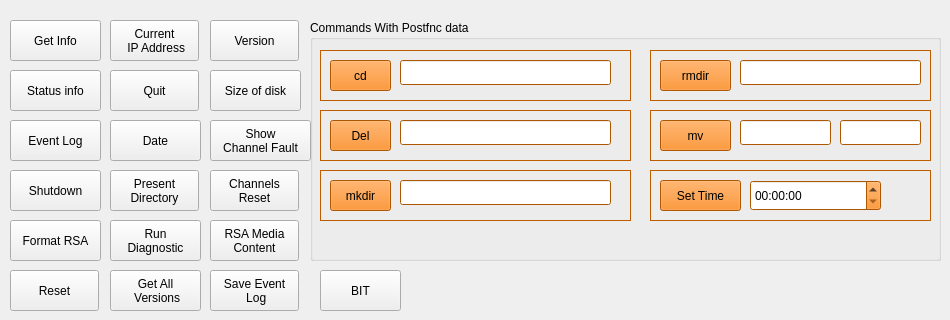
    <widget class="QWidget" name="ControlCommand">
     <attribute name="title">
      <string>Control Command</string>
     </attribute>
     <widget class="QPushButton" name="GetInfo">
      <property name="geometry">
       <rect>
        <x>10</x>
        <y>20</y>
        <width>91</width>
        <height>41</height>
       </rect>
      </property>
      <property name="text">
       <string>Get Info</string>
      </property>
     </widget>
     <widget class="QPushButton" name="StatusInfo">
      <property name="geometry">
       <rect>
        <x>10</x>
        <y>70</y>
        <width>91</width>
        <height>41</height>
       </rect>
      </property>
      <property name="text">
       <string>Status info</string>
      </property>
     </widget>
     <widget class="QPushButton" name="EventLog">
      <property name="geometry">
       <rect>
        <x>10</x>
        <y>120</y>
        <width>91</width>
        <height>41</height>
       </rect>
      </property>
      <property name="text">
       <string>Event Log</string>
      </property>
     </widget>
     <widget class="QPushButton" name="Shutdown">
      <property name="geometry">
       <rect>
        <x>10</x>
        <y>170</y>
        <width>91</width>
        <height>41</height>
       </rect>
      </property>
      <property name="text">
       <string>Shutdown</string>
      </property>
     </widget>
     <widget class="QPushButton" name="FormatRSA">
      <property name="geometry">
       <rect>
        <x>10</x>
        <y>220</y>
        <width>91</width>
        <height>41</height>
       </rect>
      </property>
      <property name="text">
       <string>Format RSA</string>
      </property>
     </widget>
     <widget class="QPushButton" name="Reset">
      <property name="geometry">
       <rect>
        <x>10</x>
        <y>270</y>
        <width>89</width>
        <height>41</height>
       </rect>
      </property>
      <property name="text">
       <string>Reset</string>
      </property>
     </widget>
     <widget class="QPushButton" name="CurrentIPAddress">
      <property name="geometry">
       <rect>
        <x>110</x>
        <y>20</y>
        <width>89</width>
        <height>41</height>
       </rect>
      </property>
      <property name="text">
       <string>Current
 IP Address</string>
      </property>
     </widget>
     <widget class="QPushButton" name="Quit">
      <property name="geometry">
       <rect>
        <x>110</x>
        <y>70</y>
        <width>89</width>
        <height>41</height>
       </rect>
      </property>
      <property name="text">
       <string>Quit</string>
      </property>
     </widget>
     <widget class="QPushButton" name="Date">
      <property name="geometry">
       <rect>
        <x>110</x>
        <y>120</y>
        <width>91</width>
        <height>41</height>
       </rect>
      </property>
      <property name="text">
       <string>Date</string>
      </property>
     </widget>
     <widget class="QPushButton" name="PresentDirectory">
      <property name="geometry">
       <rect>
        <x>110</x>
        <y>170</y>
        <width>89</width>
        <height>41</height>
       </rect>
      </property>
      <property name="text">
       <string>Present
Directory</string>
      </property>
     </widget>
     <widget class="QPushButton" name="RunDiagnostic">
      <property name="geometry">
       <rect>
        <x>110</x>
        <y>220</y>
        <width>91</width>
        <height>41</height>
       </rect>
      </property>
      <property name="text">
       <string>Run
Diagnostic</string>
      </property>
     </widget>
     <widget class="QPushButton" name="Getallver">
      <property name="geometry">
       <rect>
        <x>110</x>
        <y>270</y>
        <width>91</width>
        <height>41</height>
       </rect>
      </property>
      <property name="text">
       <string>Get All
 Versions</string>
      </property>
     </widget>
     <widget class="QPushButton" name="Version">
      <property name="geometry">
       <rect>
        <x>210</x>
        <y>20</y>
        <width>89</width>
        <height>41</height>
       </rect>
      </property>
      <property name="text">
       <string>Version</string>
      </property>
     </widget>
     <widget class="QPushButton" name="sizeofdisk">
      <property name="geometry">
       <rect>
        <x>210</x>
        <y>70</y>
        <width>91</width>
        <height>41</height>
       </rect>
      </property>
      <property name="text">
       <string>Size of disk</string>
      </property>
     </widget>
     <widget class="QPushButton" name="ShowChannelFault">
      <property name="geometry">
       <rect>
        <x>210</x>
        <y>120</y>
        <width>101</width>
        <height>41</height>
       </rect>
      </property>
      <property name="text">
       <string>Show
Channel Fault</string>
      </property>
     </widget>
     <widget class="QPushButton" name="ChannelsReset">
      <property name="geometry">
       <rect>
        <x>210</x>
        <y>170</y>
        <width>89</width>
        <height>41</height>
       </rect>
      </property>
      <property name="text">
       <string>Channels
Reset</string>
      </property>
     </widget>
     <widget class="QPushButton" name="RSAMedia">
      <property name="geometry">
       <rect>
        <x>210</x>
        <y>220</y>
        <width>89</width>
        <height>41</height>
       </rect>
      </property>
      <property name="text">
       <string>RSA Media
Content</string>
      </property>
     </widget>
     <widget class="QPushButton" name="SaveEventLog">
      <property name="geometry">
       <rect>
        <x>210</x>
        <y>270</y>
        <width>89</width>
        <height>41</height>
       </rect>
      </property>
      <property name="text">
       <string>Save Event
 Log</string>
      </property>
     </widget>
     <widget class="QGroupBox" name="groupBox">
      <property name="geometry">
       <rect>
        <x>310</x>
        <y>20</y>
        <width>631</width>
        <height>241</height>
       </rect>
      </property>
      <property name="palette">
       <palette>
        <active>
         <colorrole role="WindowText">
          <brush brushstyle="SolidPattern">
           <color alpha="255">
            <red>0</red>
            <green>0</green>
            <blue>0</blue>
           </color>
          </brush>
         </colorrole>
         <colorrole role="Button">
          <brush brushstyle="SolidPattern">
           <color alpha="255">
            <red>245</red>
            <green>121</green>
            <blue>0</blue>
           </color>
          </brush>
         </colorrole>
         <colorrole role="Light">
          <brush brushstyle="SolidPattern">
           <color alpha="255">
            <red>255</red>
            <green>183</green>
            <blue>112</blue>
           </color>
          </brush>
         </colorrole>
         <colorrole role="Midlight">
          <brush brushstyle="SolidPattern">
           <color alpha="255">
            <red>250</red>
            <green>152</green>
            <blue>56</blue>
           </color>
          </brush>
         </colorrole>
         <colorrole role="Dark">
          <brush brushstyle="SolidPattern">
           <color alpha="255">
            <red>122</red>
            <green>60</green>
            <blue>0</blue>
           </color>
          </brush>
         </colorrole>
         <colorrole role="Mid">
          <brush brushstyle="SolidPattern">
           <color alpha="255">
            <red>163</red>
            <green>80</green>
            <blue>0</blue>
           </color>
          </brush>
         </colorrole>
         <colorrole role="Text">
          <brush brushstyle="SolidPattern">
           <color alpha="255">
            <red>0</red>
            <green>0</green>
            <blue>0</blue>
           </color>
          </brush>
         </colorrole>
         <colorrole role="BrightText">
          <brush brushstyle="SolidPattern">
           <color alpha="255">
            <red>255</red>
            <green>255</green>
            <blue>255</blue>
           </color>
          </brush>
         </colorrole>
         <colorrole role="ButtonText">
          <brush brushstyle="SolidPattern">
           <color alpha="255">
            <red>0</red>
            <green>0</green>
            <blue>0</blue>
           </color>
          </brush>
         </colorrole>
         <colorrole role="Base">
          <brush brushstyle="SolidPattern">
           <color alpha="255">
            <red>255</red>
            <green>255</green>
            <blue>255</blue>
           </color>
          </brush>
         </colorrole>
         <colorrole role="Window">
          <brush brushstyle="SolidPattern">
           <color alpha="255">
            <red>245</red>
            <green>121</green>
            <blue>0</blue>
           </color>
          </brush>
         </colorrole>
         <colorrole role="Shadow">
          <brush brushstyle="SolidPattern">
           <color alpha="255">
            <red>0</red>
            <green>0</green>
            <blue>0</blue>
           </color>
          </brush>
         </colorrole>
         <colorrole role="AlternateBase">
          <brush brushstyle="SolidPattern">
           <color alpha="255">
            <red>250</red>
            <green>188</green>
            <blue>127</blue>
           </color>
          </brush>
         </colorrole>
         <colorrole role="ToolTipBase">
          <brush brushstyle="SolidPattern">
           <color alpha="255">
            <red>255</red>
            <green>255</green>
            <blue>220</blue>
           </color>
          </brush>
         </colorrole>
         <colorrole role="ToolTipText">
          <brush brushstyle="SolidPattern">
           <color alpha="255">
            <red>0</red>
            <green>0</green>
            <blue>0</blue>
           </color>
          </brush>
         </colorrole>
         <colorrole role="PlaceholderText">
          <brush brushstyle="SolidPattern">
           <color alpha="128">
            <red>0</red>
            <green>0</green>
            <blue>0</blue>
           </color>
          </brush>
         </colorrole>
        </active>
        <inactive>
         <colorrole role="WindowText">
          <brush brushstyle="SolidPattern">
           <color alpha="255">
            <red>0</red>
            <green>0</green>
            <blue>0</blue>
           </color>
          </brush>
         </colorrole>
         <colorrole role="Button">
          <brush brushstyle="SolidPattern">
           <color alpha="255">
            <red>245</red>
            <green>121</green>
            <blue>0</blue>
           </color>
          </brush>
         </colorrole>
         <colorrole role="Light">
          <brush brushstyle="SolidPattern">
           <color alpha="255">
            <red>255</red>
            <green>183</green>
            <blue>112</blue>
           </color>
          </brush>
         </colorrole>
         <colorrole role="Midlight">
          <brush brushstyle="SolidPattern">
           <color alpha="255">
            <red>250</red>
            <green>152</green>
            <blue>56</blue>
           </color>
          </brush>
         </colorrole>
         <colorrole role="Dark">
          <brush brushstyle="SolidPattern">
           <color alpha="255">
            <red>122</red>
            <green>60</green>
            <blue>0</blue>
           </color>
          </brush>
         </colorrole>
         <colorrole role="Mid">
          <brush brushstyle="SolidPattern">
           <color alpha="255">
            <red>163</red>
            <green>80</green>
            <blue>0</blue>
           </color>
          </brush>
         </colorrole>
         <colorrole role="Text">
          <brush brushstyle="SolidPattern">
           <color alpha="255">
            <red>0</red>
            <green>0</green>
            <blue>0</blue>
           </color>
          </brush>
         </colorrole>
         <colorrole role="BrightText">
          <brush brushstyle="SolidPattern">
           <color alpha="255">
            <red>255</red>
            <green>255</green>
            <blue>255</blue>
           </color>
          </brush>
         </colorrole>
         <colorrole role="ButtonText">
          <brush brushstyle="SolidPattern">
           <color alpha="255">
            <red>0</red>
            <green>0</green>
            <blue>0</blue>
           </color>
          </brush>
         </colorrole>
         <colorrole role="Base">
          <brush brushstyle="SolidPattern">
           <color alpha="255">
            <red>255</red>
            <green>255</green>
            <blue>255</blue>
           </color>
          </brush>
         </colorrole>
         <colorrole role="Window">
          <brush brushstyle="SolidPattern">
           <color alpha="255">
            <red>245</red>
            <green>121</green>
            <blue>0</blue>
           </color>
          </brush>
         </colorrole>
         <colorrole role="Shadow">
          <brush brushstyle="SolidPattern">
           <color alpha="255">
            <red>0</red>
            <green>0</green>
            <blue>0</blue>
           </color>
          </brush>
         </colorrole>
         <colorrole role="AlternateBase">
          <brush brushstyle="SolidPattern">
           <color alpha="255">
            <red>250</red>
            <green>188</green>
            <blue>127</blue>
           </color>
          </brush>
         </colorrole>
         <colorrole role="ToolTipBase">
          <brush brushstyle="SolidPattern">
           <color alpha="255">
            <red>255</red>
            <green>255</green>
            <blue>220</blue>
           </color>
          </brush>
         </colorrole>
         <colorrole role="ToolTipText">
          <brush brushstyle="SolidPattern">
           <color alpha="255">
            <red>0</red>
            <green>0</green>
            <blue>0</blue>
           </color>
          </brush>
         </colorrole>
         <colorrole role="PlaceholderText">
          <brush brushstyle="SolidPattern">
           <color alpha="128">
            <red>0</red>
            <green>0</green>
            <blue>0</blue>
           </color>
          </brush>
         </colorrole>
        </inactive>
        <disabled>
         <colorrole role="WindowText">
          <brush brushstyle="SolidPattern">
           <color alpha="255">
            <red>122</red>
            <green>60</green>
            <blue>0</blue>
           </color>
          </brush>
         </colorrole>
         <colorrole role="Button">
          <brush brushstyle="SolidPattern">
           <color alpha="255">
            <red>245</red>
            <green>121</green>
            <blue>0</blue>
           </color>
          </brush>
         </colorrole>
         <colorrole role="Light">
          <brush brushstyle="SolidPattern">
           <color alpha="255">
            <red>255</red>
            <green>183</green>
            <blue>112</blue>
           </color>
          </brush>
         </colorrole>
         <colorrole role="Midlight">
          <brush brushstyle="SolidPattern">
           <color alpha="255">
            <red>250</red>
            <green>152</green>
            <blue>56</blue>
           </color>
          </brush>
         </colorrole>
         <colorrole role="Dark">
          <brush brushstyle="SolidPattern">
           <color alpha="255">
            <red>122</red>
            <green>60</green>
            <blue>0</blue>
           </color>
          </brush>
         </colorrole>
         <colorrole role="Mid">
          <brush brushstyle="SolidPattern">
           <color alpha="255">
            <red>163</red>
            <green>80</green>
            <blue>0</blue>
           </color>
          </brush>
         </colorrole>
         <colorrole role="Text">
          <brush brushstyle="SolidPattern">
           <color alpha="255">
            <red>122</red>
            <green>60</green>
            <blue>0</blue>
           </color>
          </brush>
         </colorrole>
         <colorrole role="BrightText">
          <brush brushstyle="SolidPattern">
           <color alpha="255">
            <red>255</red>
            <green>255</green>
            <blue>255</blue>
           </color>
          </brush>
         </colorrole>
         <colorrole role="ButtonText">
          <brush brushstyle="SolidPattern">
           <color alpha="255">
            <red>122</red>
            <green>60</green>
            <blue>0</blue>
           </color>
          </brush>
         </colorrole>
         <colorrole role="Base">
          <brush brushstyle="SolidPattern">
           <color alpha="255">
            <red>245</red>
            <green>121</green>
            <blue>0</blue>
           </color>
          </brush>
         </colorrole>
         <colorrole role="Window">
          <brush brushstyle="SolidPattern">
           <color alpha="255">
            <red>245</red>
            <green>121</green>
            <blue>0</blue>
           </color>
          </brush>
         </colorrole>
         <colorrole role="Shadow">
          <brush brushstyle="SolidPattern">
           <color alpha="255">
            <red>0</red>
            <green>0</green>
            <blue>0</blue>
           </color>
          </brush>
         </colorrole>
         <colorrole role="AlternateBase">
          <brush brushstyle="SolidPattern">
           <color alpha="255">
            <red>245</red>
            <green>121</green>
            <blue>0</blue>
           </color>
          </brush>
         </colorrole>
         <colorrole role="ToolTipBase">
          <brush brushstyle="SolidPattern">
           <color alpha="255">
            <red>255</red>
            <green>255</green>
            <blue>220</blue>
           </color>
          </brush>
         </colorrole>
         <colorrole role="ToolTipText">
          <brush brushstyle="SolidPattern">
           <color alpha="255">
            <red>0</red>
            <green>0</green>
            <blue>0</blue>
           </color>
          </brush>
         </colorrole>
         <colorrole role="PlaceholderText">
          <brush brushstyle="SolidPattern">
           <color alpha="128">
            <red>0</red>
            <green>0</green>
            <blue>0</blue>
           </color>
          </brush>
         </colorrole>
        </disabled>
       </palette>
      </property>
      <property name="title">
       <string>Commands With Postfnc data</string>
      </property>
      <widget class="QFrame" name="frame">
       <property name="geometry">
        <rect>
         <x>10</x>
         <y>30</y>
         <width>311</width>
         <height>51</height>
        </rect>
       </property>
       <property name="frameShape">
        <enum>QFrame::StyledPanel</enum>
       </property>
       <property name="frameShadow">
        <enum>QFrame::Raised</enum>
       </property>
       <widget class="QPushButton" name="cd">
        <property name="geometry">
         <rect>
          <x>10</x>
          <y>10</y>
          <width>61</width>
          <height>31</height>
         </rect>
        </property>
        <property name="text">
         <string>cd</string>
        </property>
       </widget>
       <widget class="QLineEdit" name="lineEdit">
        <property name="geometry">
         <rect>
          <x>80</x>
          <y>10</y>
          <width>211</width>
          <height>25</height>
         </rect>
        </property>
       </widget>
      </widget>
      <widget class="QFrame" name="frame_2">
       <property name="geometry">
        <rect>
         <x>10</x>
         <y>90</y>
         <width>311</width>
         <height>51</height>
        </rect>
       </property>
       <property name="frameShape">
        <enum>QFrame::StyledPanel</enum>
       </property>
       <property name="frameShadow">
        <enum>QFrame::Raised</enum>
       </property>
       <widget class="QPushButton" name="Del">
        <property name="geometry">
         <rect>
          <x>10</x>
          <y>10</y>
          <width>61</width>
          <height>31</height>
         </rect>
        </property>
        <property name="text">
         <string>Del</string>
        </property>
       </widget>
       <widget class="QLineEdit" name="lineEdit_2">
        <property name="geometry">
         <rect>
          <x>80</x>
          <y>10</y>
          <width>211</width>
          <height>25</height>
         </rect>
        </property>
       </widget>
      </widget>
      <widget class="QFrame" name="frame_3">
       <property name="geometry">
        <rect>
         <x>10</x>
         <y>150</y>
         <width>311</width>
         <height>51</height>
        </rect>
       </property>
       <property name="frameShape">
        <enum>QFrame::StyledPanel</enum>
       </property>
       <property name="frameShadow">
        <enum>QFrame::Raised</enum>
       </property>
       <widget class="QPushButton" name="mkdir">
        <property name="geometry">
         <rect>
          <x>10</x>
          <y>10</y>
          <width>61</width>
          <height>31</height>
         </rect>
        </property>
        <property name="text">
         <string>mkdir</string>
        </property>
       </widget>
       <widget class="QLineEdit" name="lineEdit_6">
        <property name="geometry">
         <rect>
          <x>80</x>
          <y>10</y>
          <width>211</width>
          <height>25</height>
         </rect>
        </property>
       </widget>
      </widget>
      <widget class="QFrame" name="frame_4">
       <property name="geometry">
        <rect>
         <x>340</x>
         <y>90</y>
         <width>281</width>
         <height>51</height>
        </rect>
       </property>
       <property name="frameShape">
        <enum>QFrame::StyledPanel</enum>
       </property>
       <property name="frameShadow">
        <enum>QFrame::Raised</enum>
       </property>
       <widget class="QPushButton" name="mv">
        <property name="geometry">
         <rect>
          <x>10</x>
          <y>10</y>
          <width>71</width>
          <height>31</height>
         </rect>
        </property>
        <property name="text">
         <string>mv</string>
        </property>
       </widget>
       <widget class="QLineEdit" name="lineEdit_4">
        <property name="geometry">
         <rect>
          <x>90</x>
          <y>10</y>
          <width>91</width>
          <height>25</height>
         </rect>
        </property>
       </widget>
       <widget class="QLineEdit" name="lineEdit_3">
        <property name="geometry">
         <rect>
          <x>190</x>
          <y>10</y>
          <width>81</width>
          <height>25</height>
         </rect>
        </property>
       </widget>
      </widget>
      <widget class="QFrame" name="frame_5">
       <property name="geometry">
        <rect>
         <x>340</x>
         <y>150</y>
         <width>281</width>
         <height>51</height>
        </rect>
       </property>
       <property name="frameShape">
        <enum>QFrame::StyledPanel</enum>
       </property>
       <property name="frameShadow">
        <enum>QFrame::Raised</enum>
       </property>
       <widget class="QPushButton" name="TimeSet">
        <property name="geometry">
         <rect>
          <x>10</x>
          <y>10</y>
          <width>81</width>
          <height>31</height>
         </rect>
        </property>
        <property name="text">
         <string>Set Time</string>
        </property>
       </widget>
       <widget class="QTimeEdit" name="timeEdit">
        <property name="geometry">
         <rect>
          <x>100</x>
          <y>10</y>
          <width>131</width>
          <height>31</height>
         </rect>
        </property>
       </widget>
      </widget>
      <widget class="QFrame" name="frame_6">
       <property name="geometry">
        <rect>
         <x>340</x>
         <y>30</y>
         <width>281</width>
         <height>51</height>
        </rect>
       </property>
       <property name="frameShape">
        <enum>QFrame::StyledPanel</enum>
       </property>
       <property name="frameShadow">
        <enum>QFrame::Raised</enum>
       </property>
       <widget class="QPushButton" name="rmdir">
        <property name="geometry">
         <rect>
          <x>10</x>
          <y>10</y>
          <width>71</width>
          <height>31</height>
         </rect>
        </property>
        <property name="text">
         <string>rmdir</string>
        </property>
       </widget>
       <widget class="QLineEdit" name="lineEdit_5">
        <property name="geometry">
         <rect>
          <x>90</x>
          <y>10</y>
          <width>181</width>
          <height>25</height>
         </rect>
        </property>
       </widget>
      </widget>
     </widget>
     <widget class="QPushButton" name="BIT">
      <property name="geometry">
       <rect>
        <x>320</x>
        <y>270</y>
        <width>81</width>
        <height>41</height>
       </rect>
      </property>
      <property name="text">
       <string>BIT</string>
      </property>
     </widget>
    </widget>
